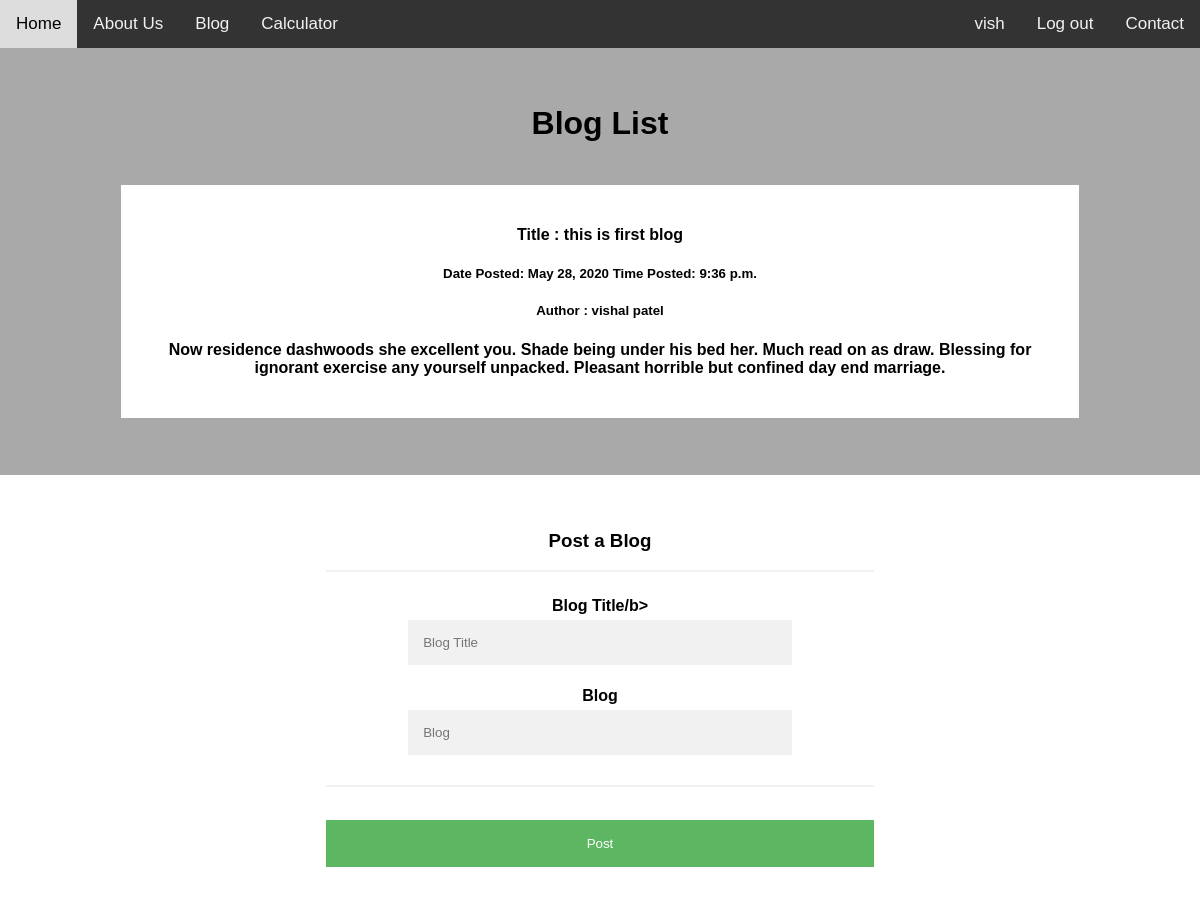
Page /blog/ (signed in) on the earlier database version.
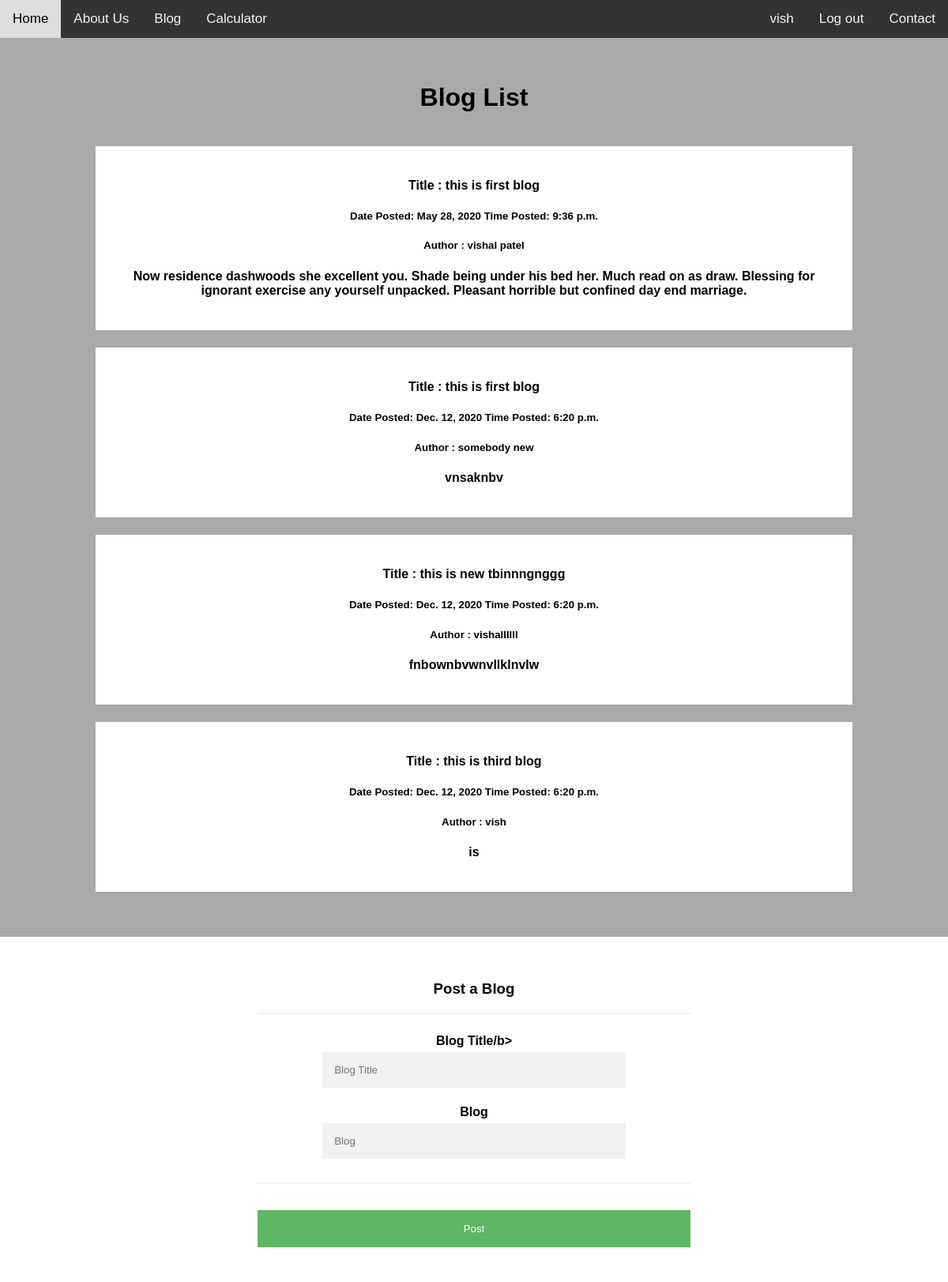
Same page on the later database version.
### blog/models.py (models this page shows, shortened)
class BlogDetails(models.Model):
    blog_title = models.CharField(max_length=30)
    blog_details = models.TextField(max_length=200)
    date = models.DateField()
    time = models.TimeField()
    blog_author = models.CharField(max_length=20)

### blog/views.py (the view)
# urls.py: path('', views.blog, name='blog'),
def blog(request):
        if request.method == 'POST':
                blog_title = request.POST.get('blog_title')
                blog_author = request.user
                blog_details = request.POST.get('blog_details')
                c = BlogDetails(blog_title=blog_title,blog_author=blog_author,blog_details=blog_details, date='2020-12-12', time ='18:20')
                c.save()
                blog = BlogDetails.objects.all
                return render(request, 'blog/blog.html', {'blog': blog})
        else:
                blog = BlogDetails.objects.all
                return render(request, 'blog/blog.html', {'blog' : blog})

### blog/templates/blog/blog.html (shortened to what this page needs)
{% extends 'base.html' %}
{% block content %}
{% if user.is_authenticated %}
<body>
<div>
  <h1>Blog List</h1>
</div>
{% for blog in blog %}
  <div class="row">
    <div class="leftcolumn">
      <div class="card">
        <h4>Title : {{ blog.blog_title }}</h4>
        <h5>Date Posted: {{ blog.date }} Time Posted: {{ blog.time }}</h5>
        <h5>Author : {{ blog.blog_author }}</h5>
          <h4><p>{{ blog.blog_details }}</p></div></h4>
      </div>
  </div>
{% endfor %}
<br><br>
  <div>
    <div>
        <div class="card">
      <form action="{% url 'blog' %}" method="POST">
  <div class="container">
    <h3>Post a Blog</h3>
    <hr>
    <label for="email"><b>Blog Title/b></label><br>
    <input type="text" placeholder="Blog Title" name="blog_title" id="email" required><br>
    <label for="psw-repeat"><b>Blog</b></label><br>
    <input type="textarea" placeholder="Blog" name="blog_details" id="psw-repeat" required><br>
    <hr>
    <button type="submit" class="registerbtn">Post</button>
  </div>
      </div>
    </div>
  </div>
</div>
</body>
{% else %}
<p>Please Sign in to checkout Blogs</p>
{% endif %}
{% endblock %}

### templates/base.html (shortened to what this page needs)
<!DOCTYPE html>
<body xmlns="http://www.w3.org/1999/html">
<head>
</head>
<body>
<div class="topnav">
  <a href="{% url 'home' %}">Home</a>
  <a href="{% url 'about' %}">About Us</a>
      <a href="{% url 'blog' %}">Blog</a>
      <a href="{% url 'calculator' %}">Calculator</a>
  <div class="topnav-right">
    {% if user.is_authenticated %}
      <a> {{ user.username }}</a>
      <a href="{% url 'logout' %}">Log out</a>
    {% else %}
      <a href="{% url 'login' %}">Log in</a>
      <a href="{% url 'register' %}">Register</a>
    {% endif %}
    <a href="{% url 'contact' %}">Contact</a>
  </div>
</div>
<div><center>
<br><br>
{% block content %}
{% endblock %}
</body>
</html>

### templates/base.html (style rules this page uses)
body { margin: 0; font-family: Arial, Helvetica, sans-serif; }
.topnav { position: relative; overflow: hidden; background-color: #333; }
.topnav a { float: left; color: #f2f2f2; text-align: center; padding: 14px 16px; text-decoration: none; font-size: 17px; }
.topnav-right { float: right; }

### blog/templates/blog/blog.html (style rules this page uses)
* { box-sizing: border-box; }
body { font-family: Arial; padding: ; background: #f1f1f1; }
body { font-family: Arial, Helvetica, sans-serif; background-color: darkgrey; }
.container { width: 50%; padding: 16px; background-color: white; }
input[type=text], input[type=password], input[type=textarea] { width: 70%; padding: 15px; margin: 5px 0 22px 0; display: inline-block; border: none; background: #f1f1f1; }
hr { border: 1px solid #f1f1f1; margin-bottom: 25px; }
.registerbtn { background-color: #4CAF50; color: white; padding: 16px 20px; margin: 8px 0; border: none; cursor: pointer; width: 100%; opacity: 0.9; }
a { color: dodgerblue; }
.leftcolumn { float: ; width: 80%; padding: 1px; }
.card { background-color: white; padding: 20px; margin-top: 20px; }
.row:after { content: ""; display: table; clear: both; }

Differences in the rows shown:
added BlogDetails: blog_title "this is first blog", date "Dec. 12, 2020", time "6:20 p.m.", blog_author "somebody new", blog_details "vnsaknbv"
added BlogDetails: blog_title "this is new tbinnngnggg", date "Dec. 12, 2020", time "6:20 p.m.", blog_author "vishallllll", blog_details "fnbownbvwnvllklnvlw"
added BlogDetails: blog_title "this is third blog", date "Dec. 12, 2020", time "6:20 p.m.", blog_author "vish", blog_details "is"
